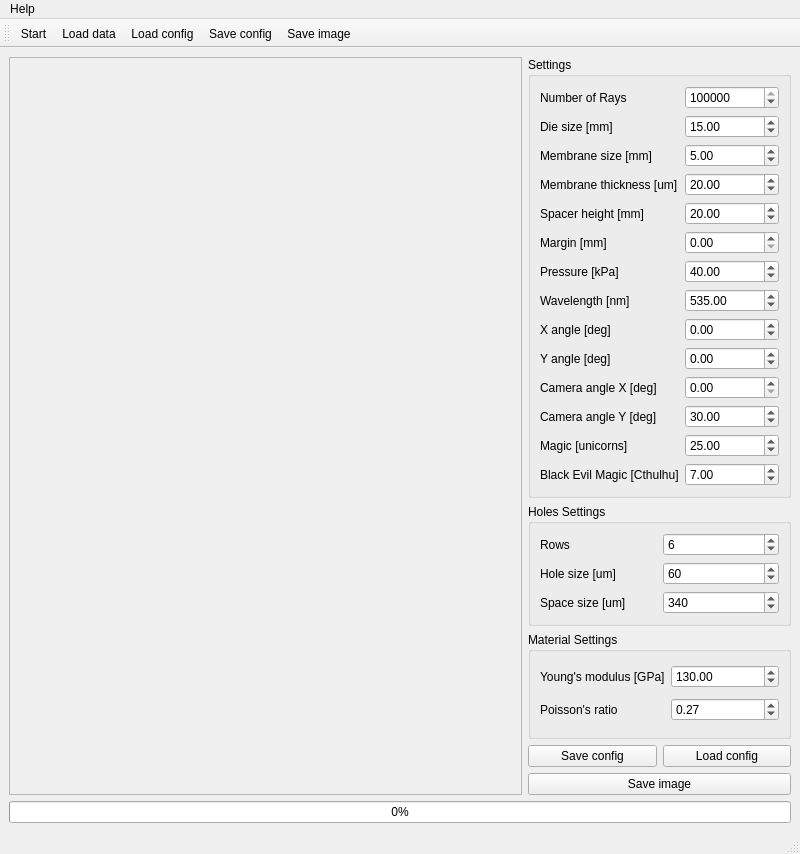
<?xml version="1.0" encoding="UTF-8"?>
<ui version="4.0">
 <class>ModelingWindow</class>
 <widget class="QMainWindow" name="ModelingWindow">
  <property name="geometry">
   <rect>
    <x>0</x>
    <y>0</y>
    <width>800</width>
    <height>854</height>
   </rect>
  </property>
  <property name="windowTitle">
   <string>Modeling</string>
  </property>
  <widget class="QWidget" name="centralwidget">
   <layout class="QGridLayout" name="gridLayout">
    <item row="4" column="5" colspan="2">
     <widget class="QPushButton" name="pushButton_3">
      <property name="text">
       <string>Save image</string>
      </property>
     </widget>
    </item>
    <item row="3" column="6">
     <widget class="QPushButton" name="pushButton_5">
      <property name="text">
       <string>Load config</string>
      </property>
     </widget>
    </item>
    <item row="5" column="1" colspan="6">
     <widget class="QProgressBar" name="progressBar">
      <property name="value">
       <number>0</number>
      </property>
     </widget>
    </item>
    <item row="3" column="5">
     <widget class="QPushButton" name="pushButton_4">
      <property name="text">
       <string>Save config</string>
      </property>
     </widget>
    </item>
    <item row="2" column="5" colspan="2">
     <widget class="QGroupBox" name="groupBox_2">
      <property name="title">
       <string>Material Settings</string>
      </property>
      <layout class="QGridLayout" name="gridLayout_4">
       <item row="0" column="0">
        <widget class="QLabel" name="label_15">
         <property name="text">
          <string>Young's modulus [GPa]</string>
         </property>
        </widget>
       </item>
       <item row="0" column="1">
        <widget class="QDoubleSpinBox" name="doubleSpinBox_14">
         <property name="minimum">
          <double>1.000000000000000</double>
         </property>
         <property name="maximum">
          <double>10000.000000000000000</double>
         </property>
         <property name="singleStep">
          <double>10.000000000000000</double>
         </property>
         <property name="value">
          <double>130.000000000000000</double>
         </property>
        </widget>
       </item>
       <item row="1" column="0">
        <widget class="QLabel" name="label_16">
         <property name="text">
          <string>Poisson's ratio</string>
         </property>
        </widget>
       </item>
       <item row="1" column="1">
        <widget class="QDoubleSpinBox" name="doubleSpinBox_15">
         <property name="maximum">
          <double>1.000000000000000</double>
         </property>
         <property name="singleStep">
          <double>0.010000000000000</double>
         </property>
         <property name="value">
          <double>0.270000000000000</double>
         </property>
        </widget>
       </item>
      </layout>
     </widget>
    </item>
    <item row="1" column="5" colspan="2">
     <widget class="QGroupBox" name="groupBox_3">
      <property name="title">
       <string>Holes Settings</string>
      </property>
      <layout class="QGridLayout" name="gridLayout_5">
       <item row="0" column="0">
        <widget class="QLabel" name="label_17">
         <property name="text">
          <string>Rows</string>
         </property>
        </widget>
       </item>
       <item row="2" column="0">
        <widget class="QLabel" name="label_19">
         <property name="text">
          <string>Space size [um]</string>
         </property>
        </widget>
       </item>
       <item row="1" column="0">
        <widget class="QLabel" name="label_18">
         <property name="text">
          <string>Hole size [um]</string>
         </property>
        </widget>
       </item>
       <item row="0" column="1">
        <widget class="QSpinBox" name="spinBox_2">
         <property name="minimum">
          <number>1</number>
         </property>
         <property name="maximum">
          <number>50</number>
         </property>
         <property name="value">
          <number>6</number>
         </property>
        </widget>
       </item>
       <item row="1" column="1">
        <widget class="QSpinBox" name="spinBox_3">
         <property name="minimum">
          <number>10</number>
         </property>
         <property name="maximum">
          <number>500</number>
         </property>
         <property name="value">
          <number>60</number>
         </property>
        </widget>
       </item>
       <item row="2" column="1">
        <widget class="QSpinBox" name="spinBox_4">
         <property name="minimum">
          <number>10</number>
         </property>
         <property name="maximum">
          <number>1000</number>
         </property>
         <property name="value">
          <number>340</number>
         </property>
        </widget>
       </item>
      </layout>
     </widget>
    </item>
    <item row="0" column="5" colspan="2">
     <widget class="QGroupBox" name="groupBox">
      <property name="title">
       <string>Settings</string>
      </property>
      <layout class="QGridLayout" name="gridLayout_3">
       <item row="1" column="1">
        <widget class="QSpinBox" name="spinBox">
         <property name="minimum">
          <number>1</number>
         </property>
         <property name="maximum">
          <number>10000000</number>
         </property>
         <property name="singleStep">
          <number>100000</number>
         </property>
         <property name="value">
          <number>100000</number>
         </property>
        </widget>
       </item>
       <item row="7" column="1">
        <widget class="QDoubleSpinBox" name="doubleSpinBox_6">
         <property name="maximum">
          <double>500.000000000000000</double>
         </property>
         <property name="value">
          <double>40.000000000000000</double>
         </property>
        </widget>
       </item>
       <item row="9" column="0">
        <widget class="QLabel" name="label_9">
         <property name="text">
          <string>X angle [deg]</string>
         </property>
        </widget>
       </item>
       <item row="7" column="0">
        <widget class="QLabel" name="label_7">
         <property name="text">
          <string>Pressure [kPa]</string>
         </property>
        </widget>
       </item>
       <item row="4" column="1">
        <widget class="QDoubleSpinBox" name="doubleSpinBox_4">
         <property name="minimum">
          <double>10.000000000000000</double>
         </property>
         <property name="value">
          <double>20.000000000000000</double>
         </property>
        </widget>
       </item>
       <item row="5" column="1">
        <widget class="QDoubleSpinBox" name="doubleSpinBox_5">
         <property name="minimum">
          <double>10.000000000000000</double>
         </property>
         <property name="maximum">
          <double>50.000000000000000</double>
         </property>
         <property name="value">
          <double>20.000000000000000</double>
         </property>
        </widget>
       </item>
       <item row="4" column="0">
        <widget class="QLabel" name="label_5">
         <property name="text">
          <string>Membrane thickness [um]</string>
         </property>
        </widget>
       </item>
       <item row="5" column="0">
        <widget class="QLabel" name="label_6">
         <property name="text">
          <string>Spacer height [mm]</string>
         </property>
        </widget>
       </item>
       <item row="6" column="0">
        <widget class="QLabel" name="label_4">
         <property name="text">
          <string>Margin [mm]</string>
         </property>
        </widget>
       </item>
       <item row="2" column="1">
        <widget class="QDoubleSpinBox" name="doubleSpinBox">
         <property name="minimum">
          <double>7.000000000000000</double>
         </property>
         <property name="maximum">
          <double>50.000000000000000</double>
         </property>
         <property name="value">
          <double>15.000000000000000</double>
         </property>
        </widget>
       </item>
       <item row="3" column="0">
        <widget class="QLabel" name="label_3">
         <property name="text">
          <string>Membrane size [mm]</string>
         </property>
        </widget>
       </item>
       <item row="12" column="0">
        <widget class="QLabel" name="label_12">
         <property name="text">
          <string>Camera angle X [deg]</string>
         </property>
        </widget>
       </item>
       <item row="13" column="0">
        <widget class="QLabel" name="label_13">
         <property name="text">
          <string>Camera angle Y [deg]</string>
         </property>
        </widget>
       </item>
       <item row="12" column="1">
        <widget class="QDoubleSpinBox" name="doubleSpinBox_11">
         <property name="maximum">
          <double>60.000000000000000</double>
         </property>
        </widget>
       </item>
       <item row="6" column="1">
        <widget class="QDoubleSpinBox" name="doubleSpinBox_3">
         <property name="value">
          <double>0.000000000000000</double>
         </property>
        </widget>
       </item>
       <item row="3" column="1">
        <widget class="QDoubleSpinBox" name="doubleSpinBox_2">
         <property name="minimum">
          <double>2.000000000000000</double>
         </property>
         <property name="maximum">
          <double>10.000000000000000</double>
         </property>
         <property name="value">
          <double>5.000000000000000</double>
         </property>
        </widget>
       </item>
       <item row="13" column="1">
        <widget class="QDoubleSpinBox" name="doubleSpinBox_12">
         <property name="maximum">
          <double>60.000000000000000</double>
         </property>
         <property name="value">
          <double>30.000000000000000</double>
         </property>
        </widget>
       </item>
       <item row="2" column="0">
        <widget class="QLabel" name="label">
         <property name="text">
          <string>Die size [mm]</string>
         </property>
        </widget>
       </item>
       <item row="8" column="0">
        <widget class="QLabel" name="label_8">
         <property name="text">
          <string>Wavelength [nm]</string>
         </property>
        </widget>
       </item>
       <item row="1" column="0">
        <widget class="QLabel" name="label_2">
         <property name="text">
          <string>Number of Rays</string>
         </property>
        </widget>
       </item>
       <item row="10" column="0">
        <widget class="QLabel" name="label_10">
         <property name="text">
          <string>Y angle [deg]</string>
         </property>
        </widget>
       </item>
       <item row="9" column="1">
        <widget class="QDoubleSpinBox" name="doubleSpinBox_8">
         <property name="minimum">
          <double>-45.000000000000000</double>
         </property>
         <property name="maximum">
          <double>45.000000000000000</double>
         </property>
         <property name="singleStep">
          <double>0.100000000000000</double>
         </property>
        </widget>
       </item>
       <item row="10" column="1">
        <widget class="QDoubleSpinBox" name="doubleSpinBox_9">
         <property name="minimum">
          <double>-45.000000000000000</double>
         </property>
         <property name="maximum">
          <double>45.000000000000000</double>
         </property>
         <property name="singleStep">
          <double>0.100000000000000</double>
         </property>
        </widget>
       </item>
       <item row="8" column="1">
        <widget class="QDoubleSpinBox" name="doubleSpinBox_7">
         <property name="minimum">
          <double>380.000000000000000</double>
         </property>
         <property name="maximum">
          <double>780.000000000000000</double>
         </property>
         <property name="singleStep">
          <double>10.000000000000000</double>
         </property>
         <property name="value">
          <double>535.000000000000000</double>
         </property>
        </widget>
       </item>
       <item row="14" column="0">
        <widget class="QLabel" name="label_11">
         <property name="text">
          <string>Magic [unicorns]</string>
         </property>
        </widget>
       </item>
       <item row="14" column="1">
        <widget class="QDoubleSpinBox" name="doubleSpinBox_10">
         <property name="minimum">
          <double>1.000000000000000</double>
         </property>
         <property name="maximum">
          <double>100.000000000000000</double>
         </property>
         <property name="value">
          <double>25.000000000000000</double>
         </property>
        </widget>
       </item>
       <item row="15" column="0">
        <widget class="QLabel" name="label_14">
         <property name="text">
          <string>Black Evil Magic [Cthulhu]</string>
         </property>
        </widget>
       </item>
       <item row="15" column="1">
        <widget class="QDoubleSpinBox" name="doubleSpinBox_13">
         <property name="minimum">
          <double>3.000000000000000</double>
         </property>
         <property name="maximum">
          <double>100.000000000000000</double>
         </property>
         <property name="value">
          <double>7.000000000000000</double>
         </property>
        </widget>
       </item>
      </layout>
     </widget>
    </item>
    <item row="0" column="1" rowspan="5" colspan="4">
     <widget class="QScrollArea" name="scrollArea">
      <property name="widgetResizable">
       <bool>true</bool>
      </property>
      <widget class="QWidget" name="scrollAreaWidgetContents">
       <property name="geometry">
        <rect>
         <x>0</x>
         <y>0</y>
         <width>509</width>
         <height>733</height>
        </rect>
       </property>
       <layout class="QGridLayout" name="gridLayout_2"/>
      </widget>
     </widget>
    </item>
   </layout>
  </widget>
  <widget class="QMenuBar" name="menubar">
   <property name="geometry">
    <rect>
     <x>0</x>
     <y>0</y>
     <width>800</width>
     <height>20</height>
    </rect>
   </property>
   <widget class="QMenu" name="menuHelp">
    <property name="title">
     <string>Help</string>
    </property>
    <addaction name="actionAbout"/>
   </widget>
   <addaction name="menuHelp"/>
  </widget>
  <widget class="QStatusBar" name="statusBar"/>
  <widget class="QToolBar" name="toolBar">
   <property name="windowTitle">
    <string>toolBar</string>
   </property>
   <attribute name="toolBarArea">
    <enum>TopToolBarArea</enum>
   </attribute>
   <attribute name="toolBarBreak">
    <bool>false</bool>
   </attribute>
   <addaction name="actionStart"/>
   <addaction name="actionLoad_data"/>
   <addaction name="actionLoad_config"/>
   <addaction name="actionSave_config"/>
   <addaction name="actionSave_image"/>
  </widget>
  <action name="actionStart">
   <property name="text">
    <string>Start</string>
   </property>
   <property name="toolTip">
    <string>Start/Stop</string>
   </property>
  </action>
  <action name="actionLoad_data">
   <property name="text">
    <string>Load data</string>
   </property>
   <property name="toolTip">
    <string>Load data</string>
   </property>
  </action>
  <action name="actionLoad_config">
   <property name="text">
    <string>Load config</string>
   </property>
  </action>
  <action name="actionSave_config">
   <property name="text">
    <string>Save config</string>
   </property>
  </action>
  <action name="actionSave_image">
   <property name="text">
    <string>Save image</string>
   </property>
  </action>
  <action name="actionAbout">
   <property name="text">
    <string>About</string>
   </property>
   <property name="toolTip">
    <string>About</string>
   </property>
  </action>
 </widget>
 <resources/>
 <connections/>
</ui>
